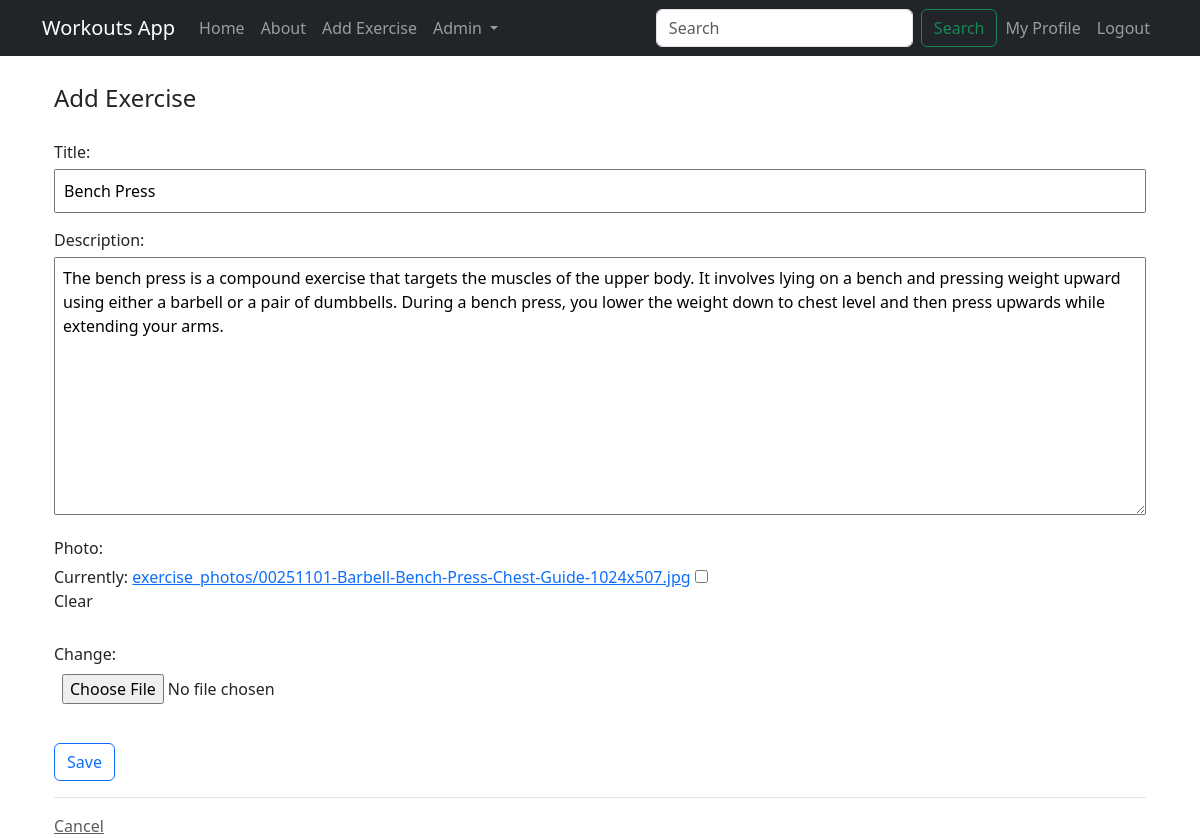
Screenshot of /exercise/2/update/ (signed in) with the database file from the repository.
### exercises/models.py (models this page shows, shortened)
class Exercise(models.Model):
    title = models.CharField(max_length=100)
    description = models.TextField()
    photo = models.ImageField(upload_to='exercise_photos/', blank=True, null=True)
    author = models.ForeignKey(User, on_delete=models.CASCADE)
    is_approved = models.BooleanField(default=False)
    created_at = models.DateTimeField(auto_now_add=True)
    updated_at = models.DateTimeField(auto_now=True)
    STATUS_CHOICES = (
        ('approved', 'Approved'),
        ('rejected', 'Rejected'),
        ('pending', 'Pending'),
    )
    status = models.CharField(
        max_length=10,
        choices=STATUS_CHOICES,
        default='pending',
    )

### exercises/views.py (the view, shortened to what this page needs)
# urls.py: path('exercise/<int:pk>/update/', views.ExerciseUpdateView.as_view(), name="exercises-update"),
class ExerciseUpdateView(LoginRequiredMixin, UserPassesTestMixin, UpdateView):
    model = models.Exercise
    form_class = ExerciseForm
    template_name = 'exercises/exercise_form.html'
    def test_func(self):
        exercise = self.get_object()
        return self.request.user.is_superuser or self.request.user.is_staff or self.request.user == exercise.author
    def dispatch(self, request, *args, **kwargs):
        if not self.test_func():
            raise PermissionDenied("You do not have the required permissions.")
        return super().dispatch(request, *args, **kwargs)

### exercises/forms.py
class ExerciseForm(forms.ModelForm):
    class Meta:
        model = Exercise
        fields = ['title', 'description', 'photo']

### exercises/templates/exercises/exercise_form.html (shortened to what this page needs)
{% extends 'exercises/base.html' %}
{% load crispy_forms_tags %}
{% block content %}
<div class="container">
    <form method="POST" enctype="multipart/form-data">
        <fieldset class="form-group">
            <legend class="border_bottom mb-4">Add Exercise</legend>
            <div class="form-group">
                <label for="{{ form.title.id_for_label }}">Title:</label>
                {{ form.title }}
            </div>
            <div class="form-group">
                <label for="{{ form.description.id_for_label }}">Description:</label>
                {{ form.description }}
            </div>
            <div class="form-group">
                <label for="{{ form.photo.id_for_label }}">Photo:</label>
                {{ form.photo }}
            </div>
        </fieldset>
        <div class="form-group py-3">
            <input class="btn btn-outline-primary" type="submit" value="Save">
        </div>
    </form>
    <div class="border-top pt-3">
        <a class="text-muted" href="{% url 'exercises-home' %}">Cancel</a>
    </div>
</div>
{% endblock content %}

### exercises/templates/exercises/exercise_form.html (style rules this page uses)
.form-group label { display: block; margin-bottom: 5px; }
.form-group input[type="text"], .form-group textarea, .form-group input[type="file"] { width: 100%; padding: 8px; margin-bottom: 15px; box-sizing: border-box; }

### rows the page displays
Exercise: title "Bench Press", description "The bench press is a compound exercise that targets the muscles of the upper body. It involves lying on a bench and pressing weight upward using either a barbell or a pair of dumbbells. During a bench press, you lower the weight down to chest level and then press upwards while extending your arms."
